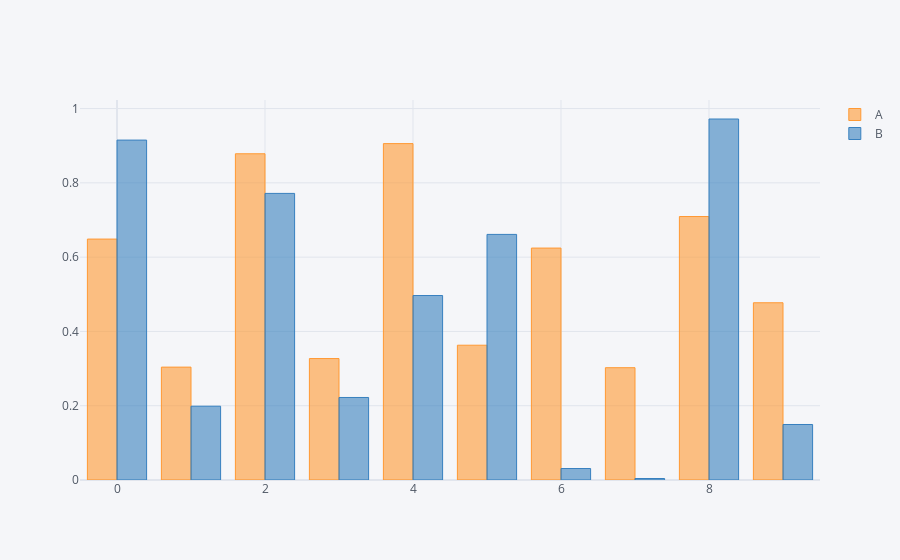

Write notebook code for a chart like this one.
### Markdown cell above
### 2.4.1. bar 그래프 테스트

### Code cell
df.iplot(kind='bar')

### Figure 1 — Plotly figure (JSON) as saved in the notebook; plotly's stock layout.template omitted (floating-point values rounded to 4 significant figures)
{"data": [{"marker": {"color": "rgba(255, 153, 51, 0.6)", "line": {"color": "rgba(255, 153, 51, 1.0)", "width": 1}}, "name": "A", "orientation": "v", "text": "", "type": "bar", "x": [0, 1, 2, 3, 4, 5, 6, 7, 8, 9], "y": [0.6486, 0.3039, 0.8782, 0.327, 0.9056, 0.3629, 0.6244, 0.3023, 0.7093, 0.4772]}, {"marker": {"color": "rgba(55, 128, 191, 0.6)", "line": {"color": "rgba(55, 128, 191, 1.0)", "width": 1}}, "name": "B", "orientation": "v", "text": "", "type": "bar", "x": [0, 1, 2, 3, 4, 5, 6, 7, 8, 9], "y": [0.9151, 0.1987, 0.7716, 0.2222, 0.4966, 0.6612, 0.03088, 0.004041, 0.9719, 0.1494]}], "layout": {"legend": {"bgcolor": "#F5F6F9", "font": {"color": "#4D5663"}}, "paper_bgcolor": "#F5F6F9", "plot_bgcolor": "#F5F6F9", "title": {"font": {"color": "#4D5663"}}, "xaxis": {"gridcolor": "#E1E5ED", "showgrid": true, "tickfont": {"color": "#4D5663"}, "title": {"font": {"color": "#4D5663"}, "text": ""}, "zerolinecolor": "#E1E5ED"}, "yaxis": {"gridcolor": "#E1E5ED", "showgrid": true, "tickfont": {"color": "#4D5663"}, "title": {"font": {"color": "#4D5663"}, "text": ""}, "zerolinecolor": "#E1E5ED"}}}
